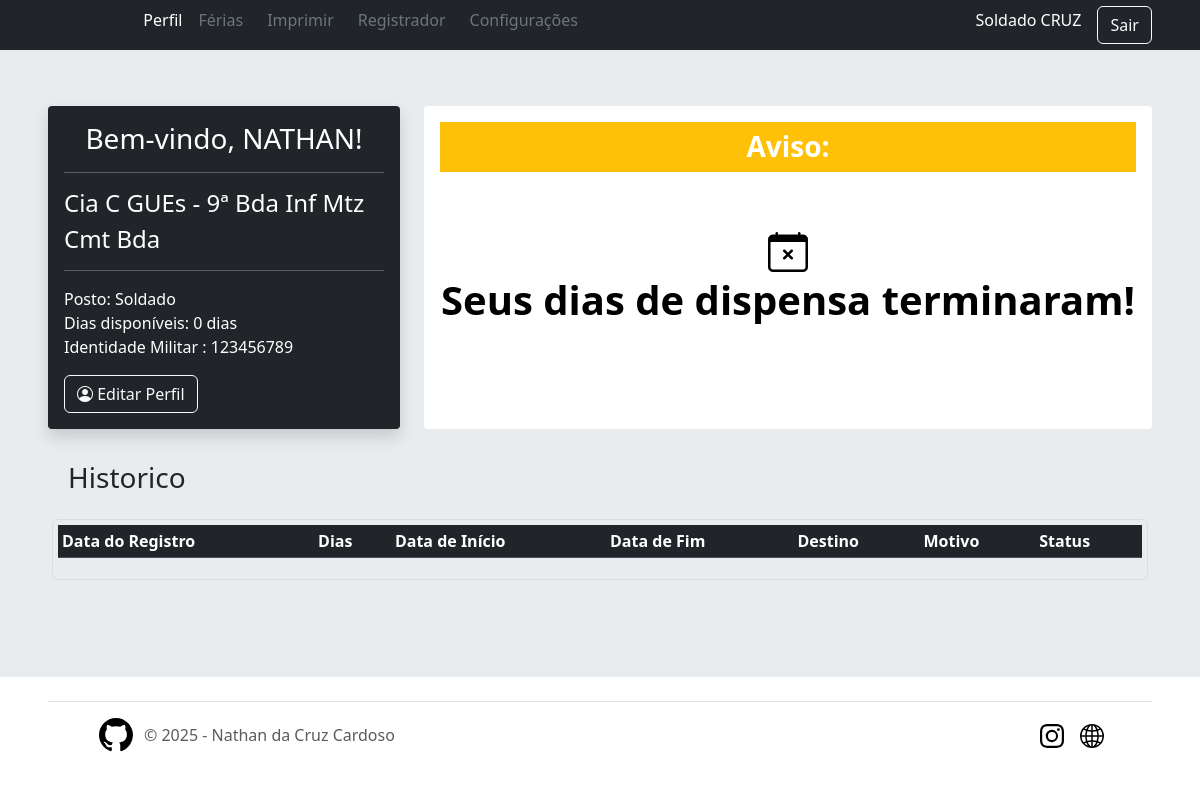
Screenshot of /user/ (signed in) with the database file from the repository.
### app/models/tables.py (models this page shows, shortened)
class Patente(db.Model):
    __tablename__ = 'patentes'
    id = db.Column(db.Integer, primary_key=True)
    abrev = db.Column(db.String(50), nullable=False)
    posto = db.Column(db.String(50), nullable=False)
    users = db.relationship("User",  back_populates='patente')

class User(db.Model, UserMixin):
    __tablename__ = "users"
    id = db.Column(db.Integer, primary_key=True, nullable=False)
    username = db.Column(db.String(30), nullable=False)
    password = db.Column(db.String(255), nullable=False)  # Aumentando o tamanho para suporte a hash
    military_id = db.Column(db.String(30), unique=True, nullable=False)
    nome_completo = db.Column(db.String(30), unique=True, nullable=False)
    nome_guerra = db.Column(db.String(30), nullable=False)
    data_nascimento = db.Column(db.Date, nullable=False)
    nivel = db.Column(db.Integer, nullable=False, default=0)
    dias_disp = db.Column(db.Integer, nullable=False)
    email = db.Column(db.String(30), unique=True, nullable=False)
    telefone = db.Column(db.String(30), unique=True, nullable=False)
    fg_secao_id = db.Column(db.Integer, db.ForeignKey('secoes.id'), nullable=False)
    fg_organization_id = db.Column(db.Integer, db.ForeignKey('organizacoes.id'), nullable=False)
    fg_patente_id = db.Column(db.Integer, db.ForeignKey('patentes.id'), nullable=False)
    patente = db.relationship("Patente",  back_populates='users')
    organizacao = db.relationship("Organizacao",  back_populates='users')
    secao = db.relationship("Secao",  back_populates='users')
    ferias = db.relationship("Vacation",  back_populates='user')

class Organizacao(db.Model):
    __tablename__ = 'organizacoes'
    id = db.Column(db.Integer, primary_key=True)
    abrev = db.Column(db.String(50), nullable=False)
    name = db.Column(db.String(100), nullable=False)
    users = db.relationship("User",  back_populates='organizacao')

class Secao(db.Model):
    __tablename__ = 'secoes'
    id = db.Column(db.Integer, primary_key=True)
    section = db.Column(db.String(50), nullable=False)
    email = db.Column(db.String(100), nullable=False)
    users = db.relationship("User",  back_populates='secao')

### app/routes/user.py (the view, shortened to what this page needs)
@user_bp.route('/', methods=['GET', 'POST'])
def home():
    my_vacations = Vacation.query.filter_by(fg_users_id=current_user.id).order_by(Vacation.id.desc()).all()
    form = VacationForm()
    return render_template("user/home.html", form=form, ferias=my_vacations)

### app/controllers/home.py (called while the page is built)
@lm.user_loader
def load_user(user_id):
    return User.query.get(int(user_id))

### app/routes/user.py (called while the page is built)
@user_bp.before_request
@login_required
def require_login():
    pass

### app/templates/user/home.html (shortened to what this page needs)
{% extends 'layouts/base.html' %}
{% block content %}
<div class="row">
    <div class="col-lg-4">
        <div class="text-bg-dark bg-dark p-3 rounded-1 shadow">
            <h3 class="text-center">Bem-vindo, {{ current_user.nome_completo.split(' ')[0] }}!</h3>
            <hr>
            <h4>{{ current_user.organizacao.name }}</h4>
            <h4>{{ current_user.secao.section }}</h4>
            <hr>
            <p>
                Posto: {{ current_user.patente.posto }} <br>
                Dias disponíveis: {{ current_user.dias_disp }} dias <br>
                Identidade Militar : {{ current_user.military_id }}
            </p>
            <a href="{{ url_for('user.profile') }}" class="btn btn-outline-light"><i class="bi bi-person-circle"></i> Editar Perfil</a>
        </div>
    </div>
    <div class="col-lg-8 mt-lg-0 mt-2">
        <div class="bg-white p-3 rounded-1 h-100 ">
        {% if current_user.dias_disp > 0 %}
            <form action="{{ url_for('user.home') }}" method="post">
                {{ form.csrf_token }}
                <h1 class="h3 p-2">Registrar Ferias</h1>
                <hr>
                <div class="input-group">
                    {{ form.data_inicio.label(class="input-group-text") }}
                    {{ form.data_inicio(class="form-control", id="data-inicio") }}
                <p class="mx-2"></p>
                    {{ form.periodo.label(class="input-group-text") }}
                    {{ form.periodo(class="form-control", id="periodo") }}
                </div>
                <div class="input-group my-1 ">
                    <label for="destino" class="input-group-text">Destino</label>
                    {{ form.destino(class="form-control", id="destino") }}
                </div>
                <div class="input-group my-1 ">
                    {{ form.motivo.label(class="input-group-text") }}
                    {{ form.motivo(class="form-control", maxlength="250", style="resize: none;") }}
                </div>
                <div class="mb-3">
                    <span class="form-label text-danger" id="dias"></span>
                </div>
                <div class="">
                    {{ form.submit(class="btn btn-primary") }}
                </div>
                {% else %}
                <div class="text-center">
                    <h1 class="h3 p-2 text-bg-warning text-white"> <strong>Aviso:</strong></h1>
                    <h1 class="text-info text-black pt-lg-5 pt-3 h1"> <i class="bi bi-calendar-x"></i> <br> <strong> Seus dias de dispensa terminaram! </strong></h1>
                </div>
                {% endif %}
        </div>
    </div>
    <div class="col-12 p-3">
        <h3 class=" p-3">Historico</h3>
            <div style="max-height: 250px; overflow-y: auto; border: 1px solid #ddd; border-radius: 5px; padding: 5px;">
                <table class="table table-sm table-striped">
                    <thead class="table-dark">
                        <tr>
                            <th>Data do Registro</th>
                            <th>Dias</th>
                            <th>Data de Início</th>
                            <th>Data de Fim</th>
                            <th>Destino</th>
                            <th>Motivo</th>
                            <th>Status</th>
                        </tr>
                    </thead>
                </table>
            </div>
    </div>
</div>
{% endblock %}

### app/templates/layouts/base.html (shortened to what this page needs)
<!DOCTYPE html>
<html lang="pt-br">
<head>
    <link href="https://cdn.jsdelivr.net/npm/bootstrap@5/dist/css/bootstrap.min.css" rel="stylesheet">
    <link href="{{ url_for('static', filename = 'css/sticky-footer.css')}}" rel="stylesheet" >
    <link href="{{ url_for('static', filename = 'css/sign-in.css')}}" rel="stylesheet" >
    <link rel="stylesheet" href="https://cdn.jsdelivr.net/npm/bootstrap-icons@1/font/bootstrap-icons.css">
</head>
    <body class="d-flex flex-column min-vh-100">
            {% include "shared/header.html" %}
            {% include "shared/flashes.html" %}
            <div class="bg-body-secondary flex-grow-1 p-5">
            {% block content %}{% endblock %}
            </div>
            {% include "shared/footer.html" %}
    </body>
</html>

### app/templates/shared/header.html (shortened to what this page needs)
<header class="text-bg-dark shadow">
  <div class="container-fluid">
    <div class="row mx-3 align-items-center">
      <div class="col-1 p-2 order-1">
      </div>
      {% if current_user.is_authenticated %}
      <div class="col-12 col-md-8 order-md-3 order-4 ">
        {% include 'layouts/navbar.html' %}
      </div>
      <div class="col-md-3 col-11 hstack order-3 accordion justify-content-end">
        <h6 class="me-3" role="search">{{ current_user.patente.posto + " " + current_user.nome_guerra }}</h6>
        <a href="{{ url_for('user.logout') }}" class="btn btn-outline-light me-2">Sair</a>
      </div>
      {% endif %}
    </div>
  </div>
</header>

### app/templates/layouts/navbar.html
<ul class="nav nav-underline mb-2 justify-content-md-start justify-content-center pe-auto">
  <li><a href="{{ url_for('user.home') }}" class="nav-link ms-2 {% if request.endpoint == 'user.home' %}text-white{% else %}text-secondary{% endif %}">Perfil</a></li>
  {% if current_user.nivel >= 2 %}
    <li><a href="{{ url_for('user.ferias') }}" class="nav-link {% if request.endpoint == 'user.ferias' %}text-white{% else %}text-secondary{% endif %}">Férias</a></li>
     <li><a href="{{ url_for('user.imprimir') }}" class="nav-link ms-2 {% if request.endpoint == 'user.imprimir' %}text-white{% else %}text-secondary{% endif %}">Imprimir</a></li>
  {% endif %}
  {% if current_user.nivel >= 3 %}
    <li><a href="{{ url_for('user.register') }}" class="nav-link ms-2 {% if request.endpoint == 'user.register' %}text-white{% else %}text-secondary{% endif %}">Registrador</a></li>
    <li><a href="{{ url_for('user.config') }}" class="nav-link ms-2 {% if request.endpoint == 'user.config' %}text-white{% else %}text-secondary{% endif %}">Configurações</a></li>
  {% endif %}
</ul>

### app/templates/shared/flashes.html (shortened to what this page needs)
{% with messages = get_flashed_messages(with_categories=True) %}
<div class=" bg-body-secondary p-1 m-0">
</div>
{% endwith %}

### app/templates/shared/footer.html (shortened to what this page needs)
<div class="container-fluid px-5">
  <footer class="d-flex flex-wrap justify-content-between align-items-center py-3 pb-4 px-5 my-4 border-top">
    <div class="col-md-4 d-flex align-items-center">
      <a href="https://github.com/NathanCruzOficial" class="mb-3 me-2 mb-md-0 text-body-secondary text-decoration-none lh-1">
        <svg class="bi" width="40" height="34"><use xlink:href="#github"/></svg>
      </a>
      <span class="mb-3 mb-md-0 text-body-secondary">&copy; 2025 - Nathan da Cruz Cardoso</span>
    </div>
    <ul class="nav col-md-4 justify-content-end list-unstyled d-flex">
      <li class="ms-3"><a class="text-body-secondary" href="https://www.instagram.com/9bdainfmtz_exercito/"><svg class="bi" width="24" height="24"><use xlink:href="#instagram"/></svg></a></li>
      <li class="ms-3"><a class="text-body-secondary" href="http://www.9bdainfmtz.eb.mil.br/"><svg class="bi" width="24" height="24"><use xlink:href="#site"/></svg></a></li>
    </ul>
  </footer>
</div>

### app/static/css/sign-in.css (style rules this page uses)
html, body { height: 100%; }

### rows the page displays
Patente: patente "Soldado CRUZ", patente.posto "Soldado"
User: nome_completo "NATHAN", dias_disp "0", military_id "123456789"
Organizacao: organizacao.name "Cia C GUEs - 9ª Bda Inf Mtz"
Secao: secao.section "Cmt Bda"
